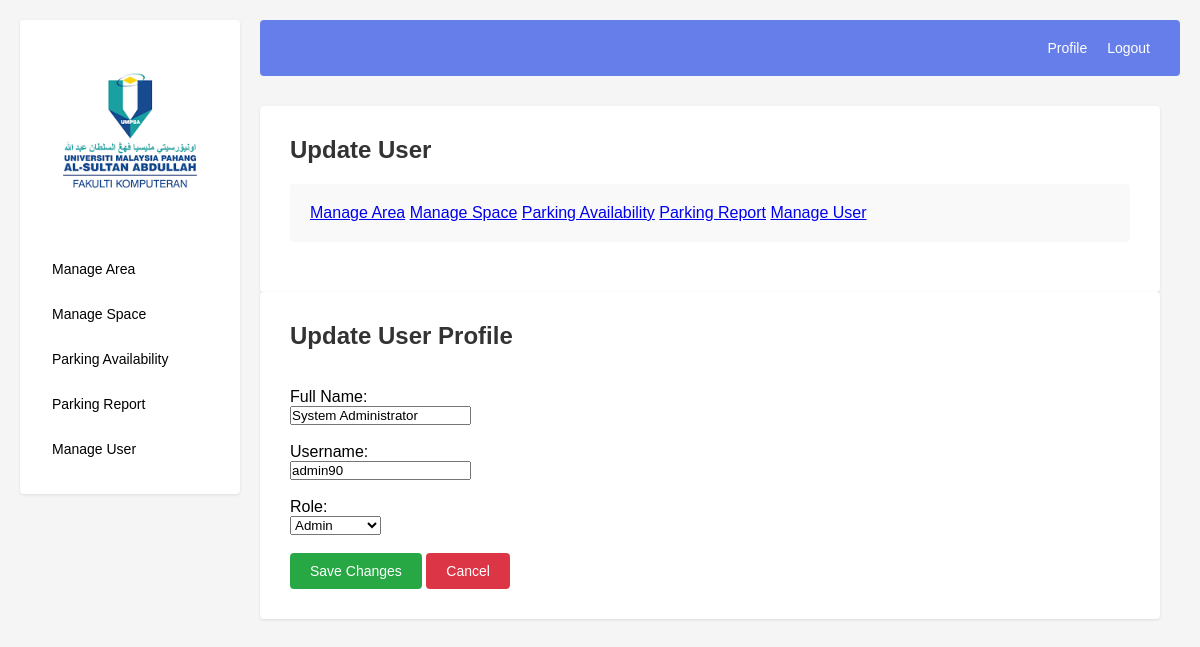
Page /Module1/admin_update_user.php?id=1 (signed in) on the committed database.
### tables this page shows
CREATE TABLE `users` (
  `user_id` int(11) NOT NULL,
  `username` varchar(50) NOT NULL,
  `password` varchar(255) NOT NULL,
  `user_type` enum('Admin','Student','Safety_Staff') NOT NULL,
  `full_name` varchar(100) DEFAULT NULL
);

### Module1/admin_update_user.php (the view, shortened to what this page needs)
<?php
require_once '../config.php';
$id = mysqli_real_escape_string($conn, $_GET['id']);
$query = "SELECT * FROM users WHERE user_id = '$id'";
$result = mysqli_query($conn, $query);
$user = mysqli_fetch_assoc($result);
?>
<!DOCTYPE html>
<html lang="en">
<head>
</head>
<body>
    <header>
        <div class="navbar1">
            <a href="admin_view_profile.php">Profile</a>
            <a href="../logout.php">Logout</a>
        </div>
    </header>
    <div class="sidebar">
        <img class="logo" src="../photo/logoUmpsa.png" alt="Logo">
        <a href="../Module2/admin_list_area.php">Manage Area</a>
        <a href="../Module2/admin_manage_spaces.php">Manage Space</a>
        <a href="../Module2/admin_view.php">Parking Availability</a>
        <a href="../Module 3/admin_parking_report.php">Parking Report</a>
        <a href="admin_list_users.php">Manage User</a>
    </div>
    <div class="container">
        <h2>Update User</h2>
        <form method="POST" action="admin_update_user.php?id=<?= $id; ?>">
    <a class="sidebar2" href="../Module2/admin_list_area.php">Manage Area</a>
    <a class="sidebar2" href="../Module2/admin_manage_spaces.php">Manage Space</a>
    <a class="sidebar2" href="../Module2/admin_view.php">Parking Availability</a>
    <a class="sidebar2" href="../Module 3/admin_parking_report.php">Parking Report</a>
    <a class="sidebar2" href="admin_list_users.php">Manage User</a>
    </div>
    <div class="container">
      <form method="POST">
    <h2>Update User Profile</h2><br>
    <label>Full Name:</label><br>
    <input type="text" name="full_name" value="<?php echo $user['full_name']; ?>" required><br><br>
    <label>Username:</label><br>
    <input type="text" name="username" value="<?php echo $user['username']; ?>" required><br><br>
    <label>Role:</label><br>
    <select name="user_type">
        <option value="Admin" <?php if($user['user_type'] == 'Admin') echo 'selected'; ?>>Admin</option>
    </select><br><br>
    <button class="save" type="submit" name="update">Save Changes</button>
    <a href="admin_list_users.php" class="cancel">Cancel</a>
</form>
    </div>
</body>
</html>

### Module1/admin_update_user.php (style rules this page uses)
* { margin: 0; padding: 0; box-sizing: border-box; }
body { font-family: Arial, sans-serif; background: #f5f5f5; padding: 20px; margin-left: 240px; }
header { background: #667eea; color: white; padding: 20px 30px; margin-bottom: 30px; border-radius: 4px; display: flex; justify-content: flex-end; align-items: center; }
.navbar1 { display: flex; gap: 20px; }
.navbar1 a { color: white; text-decoration: none; cursor: pointer; font-size: 14px; }
.sidebar { width: 220px; position: fixed; top: 20px; left: 20px; background: white; padding: 20px; border-radius: 4px; box-shadow: 0 1px 3px rgba(0,0,0,0.1); max-height: calc(100vh - 40px); overflow-y: auto; }
.sidebar a { display: block; padding: 12px; margin: 5px 0; color: black; text-decoration: none; border-radius: 4px; font-size: 14px; }
.logo { width: 100%; margin-bottom: 20px; border-radius: 4px; }
.container { max-width: 900px; background: white; padding: 30px; border-radius: 4px; box-shadow: 0 1px 3px rgba(0,0,0,0.1); }
h2 { margin-bottom: 20px; color: #333; }
form { background: #f9f9f9; padding: 20px; border-radius: 4px; margin-bottom: 20px; }
.save { background: #28a745; color: white; padding: 10px 20px; border: none; border-radius: 4px; cursor: pointer; font-size: 14px; }
.cancel { background: #dc3545; color: white; padding: 10px 20px; border: none; border-radius: 4px; cursor: pointer; font-size: 14px; text-decoration: none; display: inline-block; }

### rows in the picture
users: full_name "System Administrator", username "admin90", user_type "Admin"
